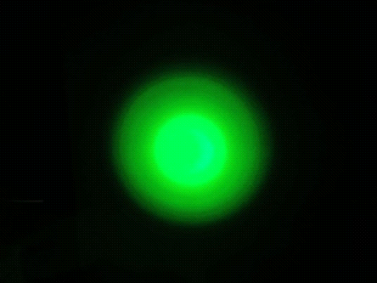
#> input picture image.png, 377 x 283 px
$ python main.py
#> lines starting #> are read from the running program, lines starting #| are printed output that depends on the picture; after the words box and inside, x2 and y2 are one past the last pixel; in counts of white or black regions, pixels touching at a corner belong together; long printed decimals are rounded
import yaml
import cv2
import numpy as np
import influxdb_client
from influxdb_client.client.write_api import SYNCHRONOUS
import json


def load_config(yaml_file):
    with open(yaml_file, 'r') as file:
        config = yaml.safe_load(file)
    return config

def analyze_image(image_path, config):
    image = cv2.imread(image_path)
    if image is None:
        raise ValueError("Изображение не загружено, проверьте путь к файлу")
    height, width = image.shape[:2]

    # Преобразование изображения в HSV
    hsv_image = cv2.cvtColor(image, cv2.COLOR_BGR2HSV)

    # Определение диапазона зелёного цвета
    lower_green = np.array([64, 239, 220])
    upper_green = np.array([76, 255, 255])

    # Создание маски для зелёного цвета
    image = cv2.inRange(hsv_image, lower_green, upper_green)

    # Получение не нулевых координат (положение пятна)
    coords = np.column_stack(np.where(image > 0)) - np.array([height / 2, width / 2])
    if len(coords) == 0:
        raise ValueError("Не найдено пятно на изображении")

    # Вычисление центра пятна (среднего положения)
    position = np.mean(coords, axis=0)

    # Вычисление стандартного отклонения
    std_dev = np.std(coords)

    # Вычисление дисперсии
    dispersion = np.var(coords)

    print(position, std_dev, dispersion)

    return {
        "position": position.tolist(),
        "std_dev": std_dev.tolist(),
        "dispersion": dispersion.tolist()
    }

def test_position(expected_position, actual_position):
    return np.allclose(expected_position, actual_position, atol=1)

def test_std_dev(expected_std_dev, actual_std_dev):
    return np.allclose(expected_std_dev, actual_std_dev, atol=1e-1)

def test_dispersion(expected_dispersion, actual_dispersion):
    return np.allclose(expected_dispersion, actual_dispersion, atol=1e-1)

def send_metrics_to_influxdb(data, measurement_name="image_analysis"):
    token = "kMwnL1L-eWZPg52U61-2v0OlqpvrOLxg8RZvWXOOZlxBRzBOXkTt3bEe3fI8O8wuy-fLy5Cwe4l_WDWg3j45zw=="
    org = "2"
    url = "https://us-east-1-1.aws.cloud2.influxdata.com"
    bucket = "Akinin"

    client = influxdb_client.InfluxDBClient(
        url=url,
        token=token,
        org=org
    )

    write_api = client.write_api(write_options=SYNCHRONOUS)
    p = influxdb_client.Point("test_measurement").field("position_x", data["position"][0]).field("position_y", data["position"][1]).field("std_dev", data["std_dev"]).field("dispersion", data["dispersion"])
    write_api.write(bucket=bucket, org=org, record=p)


def save_results_to_json(results, output_file):
    with open(output_file, 'w') as file:
        json.dump(results, file, indent=4)


def save_projection_to_txt(image_path, output_file):
    image = cv2.imread(image_path)
    if image is None:
        raise ValueError("Изображение не загружено, проверьте путь к файлу")

    hsv_image = cv2.cvtColor(image, cv2.COLOR_BGR2HSV)

    lower_green = np.array([64, 239, 220])
    upper_green = np.array([76, 255, 255])

    image = cv2.inRange(hsv_image, lower_green, upper_green)

    projection_x = np.count_nonzero(image, axis=0)
    projection_y = np.count_nonzero(image, axis=1)

    with open(output_file, 'w') as file:
        file.write("Projection on X-axis:\n")
        file.write(" ".join(map(str, projection_x)) + "\n\n")
        file.write("Projection on Y-axis:\n")
        file.write(" ".join(map(str, projection_y)) + "\n")

def main():
    config = load_config("config.yaml")
    image_analysis_results = analyze_image("image.png", config)
#> in analyze_image, image is the input picture: shape (283, 377, 3); mean B, G, R 6.5, 34.5, 1.8
#> in analyze_image, `hsv_image = cv2.cvtColor(image, cv2.COLOR_BGR2HSV)`: hsv_image: shape (283, 377, 3); mean H, S, V 52.1, 202.6, 34.5
#> in analyze_image, `image = cv2.inRange(hsv_image, lower_green, upper_green)`:
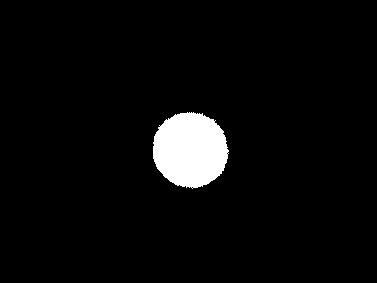
#> image: shape (283, 377); 4.2% white; 1 white region, box (x1, y1, x2, y2) and area: (153, 112, 229, 189) 4489
#> in analyze_image, `coords = np.column_stack(np.where(image > 0)) - np.array([height / 2, ..`: coords = 4489 pairs, first value -29.5 to 46.5, second value -35.5 to 39.5
#> in analyze_image, `position = np.mean(coords, axis=0)`: position = [8.04, 1.4]
#> in analyze_image, `std_dev = np.std(coords)`: std_dev = 19.2
#> in analyze_image, `dispersion = np.var(coords)`: dispersion = 368.6
#| [8.041 1.403] 19.199 368.608
#> image_analysis_results = {'position': [8.04, 1.4], 'std_dev': 19.2, 'dispersion': 368.6}

    # Тестирование
    try:
        assert test_position(config['position'], image_analysis_results['position'])
        assert test_std_dev(config['std'], image_analysis_results['std_dev'])
        assert test_dispersion(config['dispersion'], image_analysis_results['dispersion'])
    except:
        print("Большое расхождение с валидными значениями! ([0, 0] 10 10) ")

    # Отправка метрик в базу данных
    send_metrics_to_influxdb(image_analysis_results)
#> (the call stopped at in send_metrics_to_influxdb, `client = influxdb_client.InfluxDBClient( url=url, token=token, org=org )`: influxdb_client is not available in this run)

    # Сохранение результатов
    save_results_to_json(image_analysis_results, "results.json")
    save_projection_to_txt("image.png", "projections.txt")
#> in save_projection_to_txt, `projection_x = np.count_nonzero(image, axis=0)`: projection_x = 377 values, max 76 at index 189, min 0 at index 0, mean 11.91
#> in save_projection_to_txt, `projection_y = np.count_nonzero(image, axis=1)`: projection_y = 283 values, max 76 at index 150, min 0 at index 0, mean 15.86


if __name__ == "__main__":
    main()
